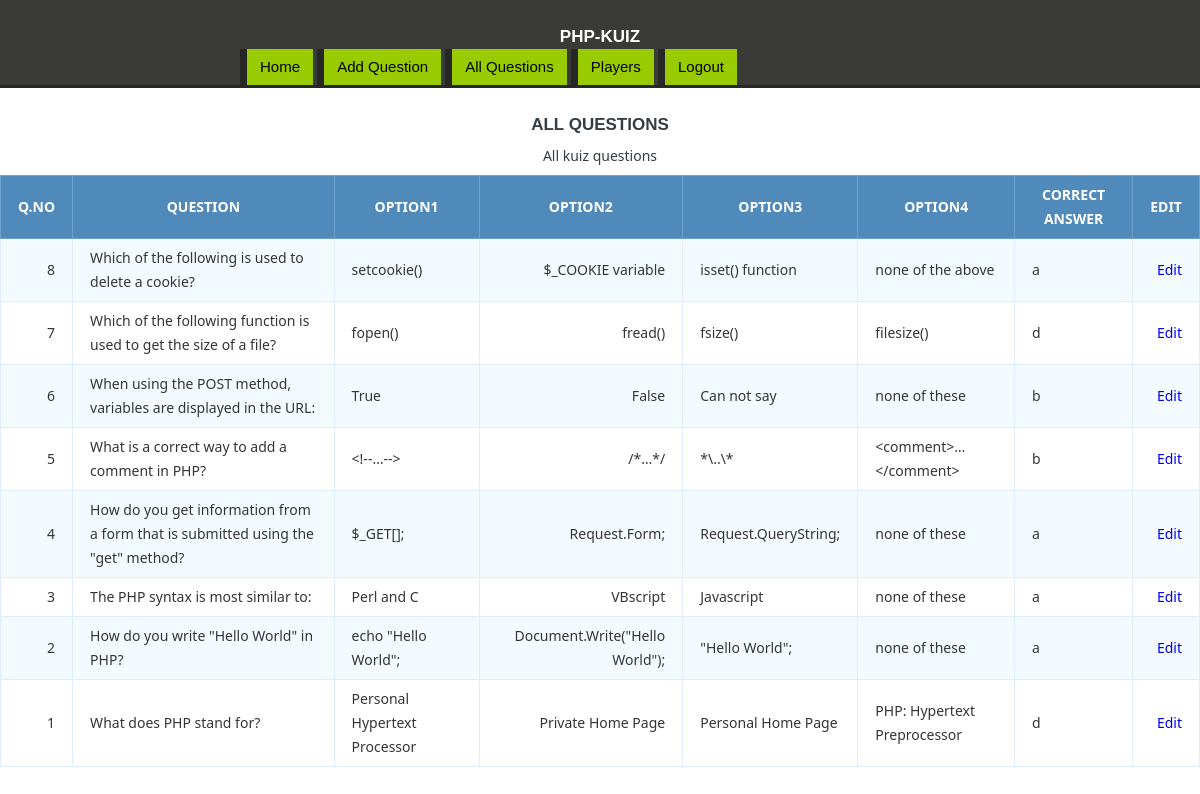
/allquestions.php (signed in), run on the app's committed database.
### tables this page shows
CREATE TABLE `questions` (
  `qid` int(11) NOT NULL,
  `qno` int(11) NOT NULL,
  `question` text NOT NULL,
  `ans1` text NOT NULL,
  `ans2` text NOT NULL,
  `ans3` text NOT NULL,
  `ans4` text NOT NULL,
  `correct_answer` varchar(1) NOT NULL
);

### allquestions.php (the view, shortened to what this page needs)
<?php include "connection.php";
if (isset($_SESSION['admin'])) {
?>
<!DOCTYPE html>
<html>
	<head>
		<link rel="stylesheet" type="text/css" href="css/style.css">
		<link rel="stylesheet" type="text/css" href="css/style1.css">
	</head>
	<body>
		<header>
			<div class="container">
				<h1>PHP-Kuiz</h1>
				<a href="index.php" class="start">Home</a>
				<a href="add.php" class="start">Add Question</a>
				<a href="allquestions.php" class="start">All Questions</a>
				<a href="players.php" class="start">Players</a>
				<a href="exit.php" class="start">Logout</a>
			</div>
		</header>
	<h1> All Questions</h1>
	<table class="data-table">
		<caption class="title">All kuiz questions</caption>
		<thead>
			<tr>
				<th>Q.NO</th>
				<th>Question</th>
				<th>Option1</th>
				<th>Option2</th>
				<th>Option3</th>
				<th>Option4</th>
				<th>Correct Answer </th>
				<th>Edit</th>
			</tr>
		</thead>
		<tbody>
        <?php
            $query = "SELECT * FROM questions ORDER BY qno DESC";
            $select_questions = mysqli_query($conn, $query) or die(mysqli_error($conn));
            if (mysqli_num_rows($select_questions) > 0 ) {
            while ($row = mysqli_fetch_array($select_questions)) {
                $qno = $row['qno'];
                $question = $row['question'];
                $option1 = $row['ans1'];
                $option2 = $row['ans2'];
                $option3 = $row['ans3'];
                $option4 = $row['ans4'];
                $Answer = $row['correct_answer'];
                echo "<tr>";
                echo "<td>$qno</td>";
                echo "<td>$question</td>";
                echo "<td>$option1</td>";
                echo "<td>$option2</td>";
                echo "<td>$option3</td>";
                echo "<td>$option4</td>";
                echo "<td>$Answer</td>";
                echo "<td> <a href='editquestion.php?qno=$qno'> Edit </a></td>";
                echo "</tr>";
             }
         }
        ?>
		</tbody>
	</table>
</body>
</html>
<?php }
else {
	header("location: admin.php");
}
?>

### css/style.css (style rules this page uses)
body { font-family: arial; font-size: 15px; line-height: 1.6em; }
a { text-decoration: none; }
.container { width: 60%; margin: 0 auto; overflow: auto; }
header { border-bottom: 3px #272726 solid; background: #3A3A36; color: white; }
a.start { display: inline-block; color: #000000; background: #99CC00; border-left: 7px #272726 solid; padding:6px 13px; }

### css/style1.css (style rules this page uses)
body { font-size: 15px; color: #343d44; font-family: "segoe-ui", "open-sans", tahoma, arial; padding: 0; margin: 0; }
table { margin: auto; font-family: "Lucida Sans Unicode", "Lucida Grande", "Segoe Ui"; font-size: 12px; }
h1 { margin: 25px auto 0; text-align: center; text-transform: uppercase; font-size: 17px; }
table td { transition: all .5s; }
.data-table { border-collapse: collapse; font-size: 14px; min-width: 537px; }
.data-table th, .data-table td { border: 1px solid #e1edff; padding: 7px 17px; }
.data-table caption { margin: 7px; }
.data-table thead th { background-color: #508abb; color: #FFFFFF; border-color: #6ea1cc !important; text-transform: uppercase; }
.data-table tbody td { color: #353535; }
.data-table tbody td:first-child, .data-table tbody td:nth-child(4), .data-table tbody td:last-child { text-align: right; }
.data-table tbody tr:nth-child(odd) td { background-color: #f4fbff; }

### data on the page
questions: qno "8", question "Which of the following is used to delete a cookie?", ans1 "setcookie()", ans2 "$_COOKIE variable", ans3 "isset() function", ans4 "none of the above", correct_answer "a"
questions: qno "7", question "Which of the following function is used to get the size of a file?", ans1 "fopen()", ans2 "fread()", ans3 "fsize()", ans4 "filesize()", correct_answer "d"
questions: qno "6", question "When using the POST method, variables are displayed in the URL:", ans1 "True", ans2 "False", ans3 "Can not say", ans4 "none of these", correct_answer "b"
questions: qno "5", question "What is a correct way to add a comment in PHP?", ans1 "<!--…-->", ans2 "/*…*/", ans3 "*\\..\\*", ans4 "<comment>…</comment>", correct_answer "b"
questions: qno "4", question "How do you get information from a form that is submitted using the \"get\" method?", ans1 "$_GET[];", ans2 "Request.Form;", ans3 "Request.QueryString;", ans4 "none of these", correct_answer "a"
questions: qno "3", question "The PHP syntax is most similar to:", ans1 "Perl and C", ans2 "VBscript", ans3 "Javascript", ans4 "none of these", correct_answer "a"
questions: qno "2", question "How do you write \"Hello World\" in PHP?", ans1 "echo \"Hello World\";", ans2 "Document.Write(\"Hello World\");", ans3 "\"Hello World\";", ans4 "none of these", correct_answer "a"
questions: qno "1", question "What does PHP stand for?", ans1 "Personal Hypertext Processor", ans2 "Private Home Page", ans3 "Personal Home Page", ans4 "PHP: Hypertext Preprocessor", correct_answer "d"
